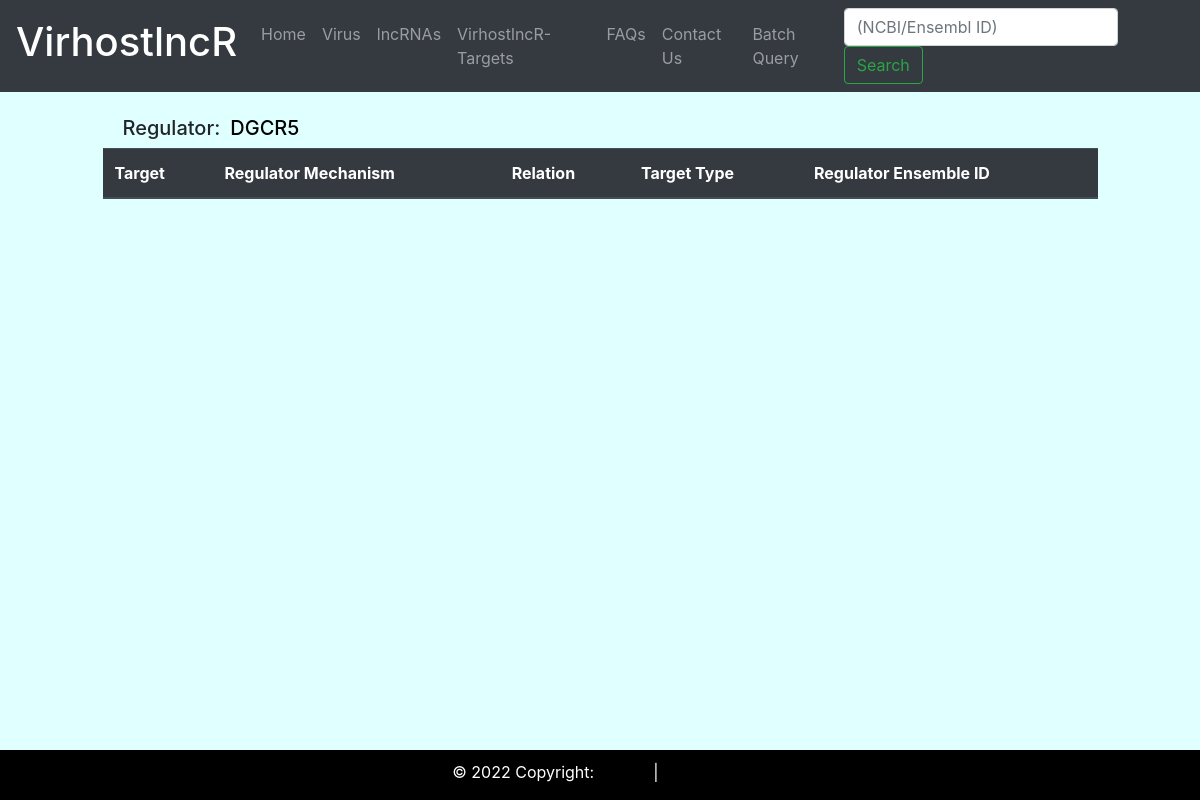
Before: /VirhostlncR/targetdetails/DGCR5/ with the older database file.
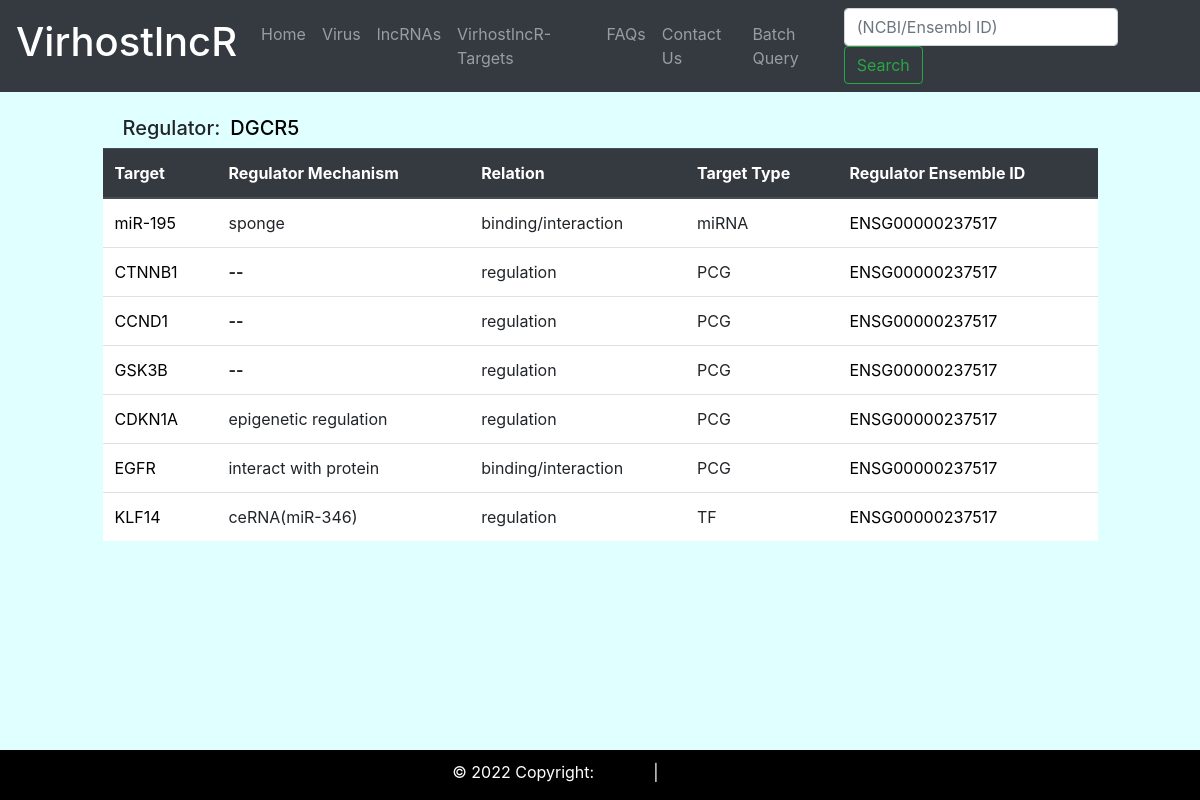
After: the same page with the newer database file.
### lncrna/models.py (models this page shows, shortened)
class LncrnaTarget(models.Model):
    regulator = models.CharField(max_length=255)
    target = models.CharField(max_length = 255)
    regulatory_mech = models.CharField(max_length = 255 , null = True, blank = True)
    regulatory_type = models.CharField(max_length = 255 , null = True, blank = True)
    Target_type = models.CharField(max_length = 255 , null = True, blank = True)
    regulator_ensemble_id = models.CharField(max_length = 255 , null = True, blank = True)

### lncrna/views.py (the view)
# urls.py: path('targetdetails/<str:regulator>/', views.targetdetails, name = 'targetdetails'),
def targetdetails(request, regulator):
    lncrnatarget = LncrnaTarget.objects.filter(regulator = regulator)
    dis_regulator = regulator
    context = {'lncrnatarget':lncrnatarget,'dis_regulator':dis_regulator}
    return render(request,'lncrna/target_details.html',context)

### templates/lncrna/target_details.html (shortened to what this page needs)
{% extends 'lncrna/base.html' %}
{% block content %}
<div class="cotainer" >
<div class="row d-flex">
 <div class="col col-xl-1">
  </div>
<div class="col col-xl-6 pt-4">
<h5 class="h5" style="padding-left: 20px" >Regulator:&ensp;<a target="blank"  href="https://www.ncbi.nlm.nih.gov/gene/?term={{ dis_regulator }}">{{ dis_regulator }}
</a>
</h5>
</div>
</div>
</div>
<div class="cotainer">
<div class="row d-flex justify-content-center">
<div class="col col-xl-10">
<table class="table" style="background-color: white;">
<thead class="thead-dark">
<tr>
    <th class="align-top">Target</th>
    <th class="align-top">Regulator Mechanism</th>
    <th class="align-top">Relation</th>
    <th class="align-top">Target Type</th>
    <th class="align-top">Regulator Ensemble ID</th>
</tr>
{% for target in lncrnatarget %}
<tr>
<td><a href=" https://www.genecards.org/cgi-bin/carddisp.pl?gene={{ target.target }}" target="_blank"> {{ target.target }}</a></td>
{% if target.regulatory_mech %}
<td>
{{ target.regulatory_mech }}</td>
{% else %}
<td><strong> -- </strong>  </td>
{% endif %}
<td>{{ target.regulatory_type }}</td>
<td>{{ target.Target_type }}</td>
<td> <a href="http://asia.ensembl.org/Multi/Search/Results?q={{ target.regulator_ensemble_id }}" target="_blank">{{ target.regulator_ensemble_id }} </a> </td>
</tr>
{% endfor %}
</table>
</div>
</div>
</div>
{% endblock %}

Changed rows visible on the page:
added LncrnaTarget: target "miR-195", regulatory_mech "sponge", regulatory_type "binding/interaction", Target_type "miRNA", regulator_ensemble_id "ENSG00000237517"
added LncrnaTarget: target "CTNNB1", regulatory_type "regulation", Target_type "PCG", regulator_ensemble_id "ENSG00000237517"
added LncrnaTarget: target "CCND1", regulatory_type "regulation", Target_type "PCG", regulator_ensemble_id "ENSG00000237517"
added LncrnaTarget: target "GSK3B", regulatory_type "regulation", Target_type "PCG", regulator_ensemble_id "ENSG00000237517"
added LncrnaTarget: target "CDKN1A", regulatory_mech "epigenetic regulation", regulatory_type "regulation", Target_type "PCG", regulator_ensemble_id "ENSG00000237517"
added LncrnaTarget: target "EGFR", regulatory_mech "interact with protein", regulatory_type "binding/interaction", Target_type "PCG", regulator_ensemble_id "ENSG00000237517"
added LncrnaTarget: target "KLF14", regulatory_mech "ceRNA(miR-346)", regulatory_type "regulation", Target_type "TF", regulator_ensemble_id "ENSG00000237517"
